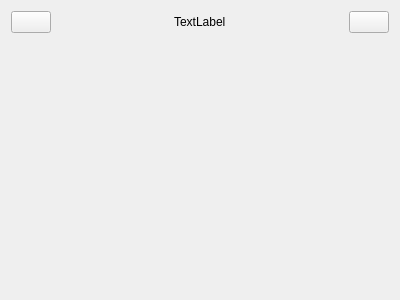
<?xml version="1.0" encoding="UTF-8"?>
<ui version="4.0">
 <class>MasterView</class>
 <widget class="QWidget" name="MasterView">
  <property name="geometry">
   <rect>
    <x>0</x>
    <y>0</y>
    <width>400</width>
    <height>300</height>
   </rect>
  </property>
  <property name="windowTitle">
   <string>MasterView</string>
  </property>
  <layout class="QGridLayout" name="gridLayout">
   <item row="0" column="0">
    <layout class="QHBoxLayout" name="horizontalLayout">
     <item>
      <widget class="QPushButton" name="btnBack">
       <property name="text">
        <string/>
       </property>
       <property name="icon">
        <iconset resource="images.qrc">
         <normaloff>:/images/loop.png</normaloff>:/images/loop.png</iconset>
       </property>
      </widget>
     </item>
     <item>
      <spacer name="horizontalSpacer">
       <property name="orientation">
        <enum>Qt::Orientation::Horizontal</enum>
       </property>
       <property name="sizeHint" stdset="0">
        <size>
         <width>40</width>
         <height>20</height>
        </size>
       </property>
      </spacer>
     </item>
     <item>
      <widget class="QLabel" name="labelTitle">
       <property name="text">
        <string>TextLabel</string>
       </property>
      </widget>
     </item>
     <item>
      <spacer name="horizontalSpacer_2">
       <property name="orientation">
        <enum>Qt::Orientation::Horizontal</enum>
       </property>
       <property name="sizeHint" stdset="0">
        <size>
         <width>40</width>
         <height>20</height>
        </size>
       </property>
      </spacer>
     </item>
     <item>
      <widget class="QPushButton" name="btnLogOut">
       <property name="text">
        <string/>
       </property>
       <property name="icon">
        <iconset resource="images.qrc">
         <normaloff>:/images/logout.png</normaloff>:/images/logout.png</iconset>
       </property>
      </widget>
     </item>
    </layout>
   </item>
   <item row="1" column="0">
    <widget class="QStackedWidget" name="stackedWidget">
     <property name="currentIndex">
      <number>-1</number>
     </property>
    </widget>
   </item>
  </layout>
 </widget>
 <resources>
  <include location="images.qrc"/>
 </resources>
 <connections/>
</ui>
